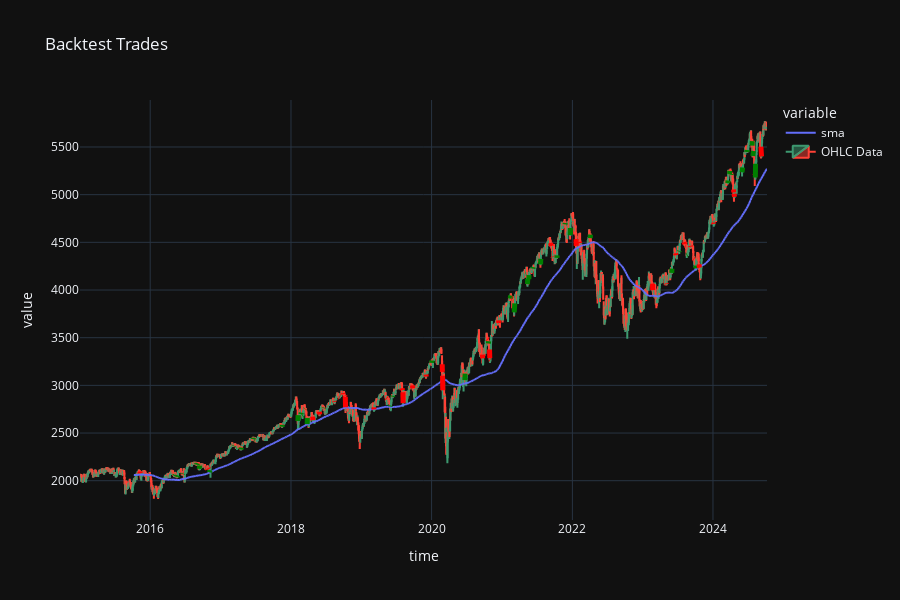

Here is the notebook cell this chart was saved with:
### Code cell
backtest_fig = bt.visualize_backtest(indicators=['sma'])
backtest_fig

### Figure 1 — Plotly figure (JSON) as saved in the notebook; plotly's stock layout.template omitted (floating-point values rounded to 4 significant figures; data arrays with more than 128 entries replaced by an {"elided": "..."} marker saying what was removed)
{"data": [{"hovertemplate": "variable=sma<br>time=%{x}<br>value=%{y}<extra></extra>", "legendgroup": "sma", "line": {"color": "#636efa", "dash": "solid"}, "marker": {"symbol": "circle"}, "mode": "lines", "name": "sma", "showlegend": true, "x": {"elided": "2522 str values"}, "xaxis": "x", "y": {"elided": "2522 float values"}, "yaxis": "y", "type": "scattergl"}, {"close": {"elided": "2522 float values"}, "high": {"elided": "2522 float values"}, "low": {"elided": "2522 float values"}, "name": "OHLC Data", "open": {"elided": "2522 float values"}, "x": {"elided": "2522 str values"}, "type": "candlestick"}], "layout": {"xaxis": {"anchor": "y", "domain": [0.0, 1.0], "title": {"text": "time"}, "rangeslider": {"visible": false}}, "yaxis": {"anchor": "x", "domain": [0.0, 1.0], "title": {"text": "value"}}, "legend": {"title": {"text": "variable"}, "tracegroupgap": 0}, "title": {"text": "Backtest Trades"}, "height": 600, "shapes": [{"line": {"color": "red", "width": 5}, "type": "line", "x0": "2015-11-09T00:00:00", "x1": "2015-11-10T00:00:00", "y0": 2098.0, "y1": 2078.0}, {"line": {"color": "green", "width": 5}, "type": "line", "x0": "2016-05-06T00:00:00", "x1": "2016-05-09T00:00:00", "y0": 2049.0, "y1": 2059.0}, {"line": {"color": "green", "width": 5}, "type": "line", "x0": "2016-05-20T00:00:00", "x1": "2016-05-23T00:00:00", "y0": 2042.0, "y1": 2056.0}, {"line": {"color": "red", "width": 5}, "type": "line", "x0": "2016-06-14T00:00:00", "x1": "2016-06-15T00:00:00", "y0": 2076.0, "y1": 2073.0}, {"line": {"color": "green", "width": 5}, "type": "line", "x0": "2016-06-16T00:00:00", "x1": "2016-06-17T00:00:00", "y0": 2070.0, "y1": 2077.0}, {"line": {"color": "green", "width": 5}, "type": "line", "x0": "2016-08-29T00:00:00", "x1": "2016-08-30T00:00:00", "y0": 2169.0, "y1": 2181.0}, {"line": {"color": "green", "width": 5}, "type": "line", "x0": "2016-09-02T00:00:00", "x1": "2016-09-05T00:00:00", "y0": 2168.0, "y1": 2180.0}, {"line": {"color": "green", "width": 5}, "type": "line", "x0": "2016-09-12T00:00:00", "x1": "2016-09-13T00:00:00", "y0": 2123.0, "y1": 2158.0}, {"line": {"color": "red", "width": 5}, "type": "line", "x0": "2016-10-14T00:00:00", "x1": "2016-10-17T00:00:00", "y0": 2132.0, "y1": 2132.0}, {"line": {"color": "red", "width": 5}, "type": "line", "x0": "2016-10-28T00:00:00", "x1": "2016-10-31T00:00:00", "y0": 2133.0, "y1": 2121.0}, {"line": {"color": "green", "width": 5}, "type": "line", "x0": "2016-11-04T00:00:00", "x1": "2016-11-07T00:00:00", "y0": 2088.0, "y1": 2112.0}, {"line": {"color": "green", "width": 5}, "type": "line", "x0": "2017-03-09T00:00:00", "x1": "2017-03-10T00:00:00", "y0": 2364.0, "y1": 2367.0}, {"line": {"color": "green", "width": 5}, "type": "line", "x0": "2017-03-22T00:00:00", "x1": "2017-03-23T00:00:00", "y0": 2345.0, "y1": 2346.0}, {"line": {"color": "green", "width": 5}, "type": "line", "x0": "2017-04-17T00:00:00", "x1": "2017-04-18T00:00:00", "y0": 2328.0, "y1": 2348.0}, {"line": {"color": "green", "width": 5}, "type": "line", "x0": "2017-06-19T00:00:00", "x1": "2017-06-20T00:00:00", "y0": 2436.0, "y1": 2450.0}, {"line": {"color": "green", "width": 5}, "type": "line", "x0": "2017-06-23T00:00:00", "x1": "2017-06-26T00:00:00", "y0": 2434.0, "y1": 2435.0}, {"line": {"color": "red", "width": 5}, "type": "line", "x0": "2017-07-31T00:00:00", "x1": "2017-08-01T00:00:00", "y0": 2471.0, "y1": 2470.0}, {"line": {"color": "red", "width": 5}, "type": "line", "x0": "2017-09-26T00:00:00", "x1": "2017-09-27T00:00:00", "y0": 2500.0, "y1": 2497.0}, {"line": {"color": "red", "width": 5}, "type": "line", "x0": "2017-11-14T00:00:00", "x1": "2017-11-15T00:00:00", "y0": 2582.0, "y1": 2578.0}, {"line": {"color": "green", "width": 5}, "type": "line", "x0": "2017-11-16T00:00:00", "x1": "2017-11-17T00:00:00", "y0": 2565.0, "y1": 2585.0}, {"line": {"color": "green", "width": 5}, "type": "line", "x0": "2018-02-06T00:00:00", "x1": "2018-02-07T00:00:00", "y0": 2626.0, "y1": 2687.0}, {"line": {"color": "green", "width": 5}, "type": "line", "x0": "2018-02-22T00:00:00", "x1": "2018-02-23T00:00:00", "y0": 2699.0, "y1": 2713.0}, {"line": {"color": "green", "width": 5}, "type": "line", "x0": "2018-03-02T00:00:00", "x1": "2018-03-05T00:00:00", "y0": 2679.0, "y1": 2684.0}, {"line": {"color": "green", "width": 5}, "type": "line", "x0": "2018-03-15T00:00:00", "x1": "2018-03-16T00:00:00", "y0": 2750.0, "y1": 2753.0}, {"line": {"color": "green", "width": 5}, "type": "line", "x0": "2018-03-26T00:00:00", "x1": "2018-03-27T00:00:00", "y0": 2594.0, "y1": 2658.0}, {"line": {"color": "red", "width": 5}, "type": "line", "x0": "2018-04-24T00:00:00", "x1": "2018-04-25T00:00:00", "y0": 2672.0, "y1": 2636.0}, {"line": {"color": "red", "width": 5}, "type": "line", "x0": "2018-05-29T00:00:00", "x1": "2018-05-30T00:00:00", "y0": 2723.0, "y1": 2694.0}, {"line": {"color": "green", "width": 5}, "type": "line", "x0": "2018-06-20T00:00:00", "x1": "2018-06-21T00:00:00", "y0": 2762.0, "y1": 2768.0}, {"line": {"color": "red", "width": 5}, "type": "line", "x0": "2018-08-13T00:00:00", "x1": "2018-08-14T00:00:00", "y0": 2835.0, "y1": 2826.0}, {"line": {"color": "red", "width": 5}, "type": "line", "x0": "2018-09-07T00:00:00", "x1": "2018-09-10T00:00:00", "y0": 2877.0, "y1": 2873.0}, {"line": {"color": "red", "width": 5}, "type": "line", "x0": "2018-09-26T00:00:00", "x1": "2018-09-27T00:00:00", "y0": 2918.0, "y1": 2906.0}, {"line": {"color": "red", "width": 5}, "type": "line", "x0": "2018-10-08T00:00:00", "x1": "2018-10-09T00:00:00", "y0": 2894.0, "y1": 2887.0}, {"line": {"color": "red", "width": 5}, "type": "line", "x0": "2018-10-10T00:00:00", "x1": "2018-10-11T00:00:00", "y0": 2881.0, "y1": 2771.0}, {"line": {"color": "red", "width": 5}, "type": "line", "x0": "2019-03-07T00:00:00", "x1": "2019-03-08T00:00:00", "y0": 2769.0, "y1": 2748.0}, {"line": {"color": "red", "width": 5}, "type": "line", "x0": "2019-05-10T00:00:00", "x1": "2019-05-13T00:00:00", "y0": 2867.0, "y1": 2861.0}, {"line": {"color": "green", "width": 5}, "type": "line", "x0": "2019-05-30T00:00:00", "x1": "2019-05-31T00:00:00", "y0": 2779.0, "y1": 2789.0}, {"line": {"color": "green", "width": 5}, "type": "line", "x0": "2019-06-13T00:00:00", "x1": "2019-06-14T00:00:00", "y0": 2881.0, "y1": 2892.0}, {"line": {"color": "red", "width": 5}, "type": "line", "x0": "2019-08-01T00:00:00", "x1": "2019-08-02T00:00:00", "y0": 2970.0, "y1": 2949.0}, {"line": {"color": "red", "width": 5}, "type": "line", "x0": "2019-08-05T00:00:00", "x1": "2019-08-06T00:00:00", "y0": 2928.0, "y1": 2813.0}, {"line": {"color": "red", "width": 5}, "type": "line", "x0": "2019-09-24T00:00:00", "x1": "2019-09-25T00:00:00", "y0": 3001.0, "y1": 2969.0}, {"line": {"color": "red", "width": 5}, "type": "line", "x0": "2019-12-03T00:00:00", "x1": "2019-12-04T00:00:00", "y0": 3115.0, "y1": 3092.0}, {"line": {"color": "green", "width": 5}, "type": "line", "x0": "2020-01-02T00:00:00", "x1": "2020-01-03T00:00:00", "y0": 3235.0, "y1": 3260.0}, {"line": {"color": "red", "width": 5}, "type": "line", "x0": "2020-02-25T00:00:00", "x1": "2020-02-26T00:00:00", "y0": 3221.0, "y1": 3142.0}, {"line": {"color": "red", "width": 5}, "type": "line", "x0": "2020-02-27T00:00:00", "x1": "2020-02-28T00:00:00", "y0": 3100.0, "y1": 2949.0}, {"line": {"color": "green", "width": 5}, "type": "line", "x0": "2020-06-22T00:00:00", "x1": "2020-06-23T00:00:00", "y0": 3055.0, "y1": 3123.0}, {"line": {"color": "red", "width": 5}, "type": "line", "x0": "2020-09-21T00:00:00", "x1": "2020-09-22T00:00:00", "y0": 3323.0, "y1": 3282.0}, {"line": {"color": "red", "width": 5}, "type": "line", "x0": "2020-10-16T00:00:00", "x1": "2020-10-19T00:00:00", "y0": 3487.0, "y1": 3480.0}, {"line": {"color": "red", "width": 5}, "type": "line", "x0": "2020-10-20T00:00:00", "x1": "2020-10-21T00:00:00", "y0": 3445.0, "y1": 3443.0}, {"line": {"color": "green", "width": 5}, "type": "line", "x0": "2020-10-22T00:00:00", "x1": "2020-10-23T00:00:00", "y0": 3438.0, "y1": 3463.0}, {"line": {"color": "red", "width": 5}, "type": "line", "x0": "2020-10-28T00:00:00", "x1": "2020-10-29T00:00:00", "y0": 3377.0, "y1": 3285.0}, {"line": {"color": "red", "width": 5}, "type": "line", "x0": "2020-10-30T00:00:00", "x1": "2020-11-02T00:00:00", "y0": 3274.0, "y1": 3270.0}, {"line": {"color": "red", "width": 5}, "type": "line", "x0": "2020-12-14T00:00:00", "x1": "2020-12-15T00:00:00", "y0": 3681.0, "y1": 3652.0}, {"line": {"color": "green", "width": 5}, "type": "line", "x0": "2021-02-12T00:00:00", "x1": "2021-02-15T00:00:00", "y0": 3910.0, "y1": 3942.0}, {"line": {"color": "red", "width": 5}, "type": "line", "x0": "2021-02-19T00:00:00", "x1": "2021-02-22T00:00:00", "y0": 3913.0, "y1": 3912.0}, {"line": {"color": "red", "width": 5}, "type": "line", "x0": "2021-02-23T00:00:00", "x1": "2021-02-24T00:00:00", "y0": 3883.0, "y1": 3880.0}, {"line": {"color": "green", "width": 5}, "type": "line", "x0": "2021-03-05T00:00:00", "x1": "2021-03-08T00:00:00", "y0": 3766.0, "y1": 3859.0}, {"line": {"color": "green", "width": 5}, "type": "line", "x0": "2021-05-05T00:00:00", "x1": "2021-05-06T00:00:00", "y0": 4166.0, "y1": 4167.0}, {"line": {"color": "green", "width": 5}, "type": "line", "x0": "2021-05-13T00:00:00", "x1": "2021-05-14T00:00:00", "y0": 4061.0, "y1": 4116.0}, {"line": {"color": "green", "width": 5}, "type": "line", "x0": "2021-05-20T00:00:00", "x1": "2021-05-21T00:00:00", "y0": 4113.0, "y1": 4157.0}, {"line": {"color": "green", "width": 5}, "type": "line", "x0": "2021-06-10T00:00:00", "x1": "2021-06-11T00:00:00", "y0": 4224.0, "y1": 4240.0}, {"line": {"color": "green", "width": 5}, "type": "line", "x0": "2021-07-20T00:00:00", "x1": "2021-07-21T00:00:00", "y0": 4269.0, "y1": 4327.0}, {"line": {"color": "red", "width": 5}, "type": "line", "x0": "2021-09-10T00:00:00", "x1": "2021-09-13T00:00:00", "y0": 4492.0, "y1": 4462.0}, {"line": {"color": "red", "width": 5}, "type": "line", "x0": "2021-09-21T00:00:00", "x1": "2021-09-22T00:00:00", "y0": 4353.0, "y1": 4347.0}, {"line": {"color": "green", "width": 5}, "type": "line", "x0": "2021-10-13T00:00:00", "x1": "2021-10-14T00:00:00", "y0": 4337.0, "y1": 4364.0}, {"line": {"color": "green", "width": 5}, "type": "line", "x0": "2021-11-24T00:00:00", "x1": "2021-11-25T00:00:00", "y0": 4689.0, "y1": 4703.0}, {"line": {"color": "green", "width": 5}, "type": "line", "x0": "2021-12-21T00:00:00", "x1": "2021-12-22T00:00:00", "y0": 4577.0, "y1": 4651.0}, {"line": {"color": "red", "width": 5}, "type": "line", "x0": "2022-01-20T00:00:00", "x1": "2022-01-21T00:00:00", "y0": 4534.0, "y1": 4462.0}, {"line": {"color": "red", "width": 5}, "type": "line", "x0": "2022-02-07T00:00:00", "x1": "2022-02-08T00:00:00", "y0": 4505.0, "y1": 4492.0}, {"line": {"color": "green", "width": 5}, "type": "line", "x0": "2022-04-04T00:00:00", "x1": "2022-04-05T00:00:00", "y0": 4544.0, "y1": 4581.0}, {"line": {"color": "red", "width": 5}, "type": "line", "x0": "2023-02-21T00:00:00", "x1": "2023-02-22T00:00:00", "y0": 4067.0, "y1": 4000.0}, {"line": {"color": "red", "width": 5}, "type": "line", "x0": "2023-05-04T00:00:00", "x1": "2023-05-05T00:00:00", "y0": 4071.0, "y1": 4062.0}, {"line": {"color": "green", "width": 5}, "type": "line", "x0": "2023-06-01T00:00:00", "x1": "2023-06-02T00:00:00", "y0": 4180.0, "y1": 4224.0}, {"line": {"color": "red", "width": 5}, "type": "line", "x0": "2023-06-21T00:00:00", "x1": "2023-06-22T00:00:00", "y0": 4386.0, "y1": 4366.0}, {"line": {"color": "green", "width": 5}, "type": "line", "x0": "2023-07-10T00:00:00", "x1": "2023-07-11T00:00:00", "y0": 4403.0, "y1": 4410.0}, {"line": {"color": "red", "width": 5}, "type": "line", "x0": "2023-08-04T00:00:00", "x1": "2023-08-07T00:00:00", "y0": 4502.0, "y1": 4481.0}, {"line": {"color": "red", "width": 5}, "type": "line", "x0": "2023-08-11T00:00:00", "x1": "2023-08-14T00:00:00", "y0": 4470.0, "y1": 4468.0}, {"line": {"color": "green", "width": 5}, "type": "line", "x0": "2023-08-18T00:00:00", "x1": "2023-08-21T00:00:00", "y0": 4365.0, "y1": 4369.0}, {"line": {"color": "red", "width": 5}, "type": "line", "x0": "2023-09-07T00:00:00", "x1": "2023-09-08T00:00:00", "y0": 4464.0, "y1": 4454.0}, {"line": {"color": "red", "width": 5}, "type": "line", "x0": "2023-09-22T00:00:00", "x1": "2023-09-25T00:00:00", "y0": 4328.0, "y1": 4324.0}, {"line": {"color": "green", "width": 5}, "type": "line", "x0": "2023-10-04T00:00:00", "x1": "2023-10-05T00:00:00", "y0": 4227.0, "y1": 4256.0}, {"line": {"color": "red", "width": 5}, "type": "line", "x0": "2023-10-20T00:00:00", "x1": "2023-10-23T00:00:00", "y0": 4270.0, "y1": 4233.0}, {"line": {"color": "red", "width": 5}, "type": "line", "x0": "2024-01-04T00:00:00", "x1": "2024-01-05T00:00:00", "y0": 4708.0, "y1": 4693.0}, {"line": {"color": "green", "width": 5}, "type": "line", "x0": "2024-03-18T00:00:00", "x1": "2024-03-19T00:00:00", "y0": 5121.0, "y1": 5149.0}, {"line": {"color": "green", "width": 5}, "type": "line", "x0": "2024-03-27T00:00:00", "x1": "2024-03-28T00:00:00", "y0": 5217.0, "y1": 5249.0}, {"line": {"color": "green", "width": 5}, "type": "line", "x0": "2024-04-03T00:00:00", "x1": "2024-04-04T00:00:00", "y0": 5209.0, "y1": 5219.0}, {"line": {"color": "red", "width": 5}, "type": "line", "x0": "2024-04-17T00:00:00", "x1": "2024-04-18T00:00:00", "y0": 5055.0, "y1": 5024.0}, {"line": {"color": "red", "width": 5}, "type": "line", "x0": "2024-04-19T00:00:00", "x1": "2024-04-22T00:00:00", "y0": 5010.0, "y1": 4977.0}, {"line": {"color": "green", "width": 5}, "type": "line", "x0": "2024-05-31T00:00:00", "x1": "2024-06-03T00:00:00", "y0": 5236.0, "y1": 5285.0}, {"line": {"color": "green", "width": 5}, "type": "line", "x0": "2024-06-25T00:00:00", "x1": "2024-06-26T00:00:00", "y0": 5448.0, "y1": 5469.0}, {"line": {"color": "green", "width": 5}, "type": "line", "x0": "2024-07-22T00:00:00", "x1": "2024-07-23T00:00:00", "y0": 5514.0, "y1": 5562.0}, {"line": {"color": "green", "width": 5}, "type": "line", "x0": "2024-07-26T00:00:00", "x1": "2024-07-29T00:00:00", "y0": 5406.0, "y1": 5458.0}, {"line": {"color": "red", "width": 5}, "type": "line", "x0": "2024-08-06T00:00:00", "x1": "2024-08-07T00:00:00", "y0": 5221.0, "y1": 5214.0}, {"line": {"color": "green", "width": 5}, "type": "line", "x0": "2024-08-08T00:00:00", "x1": "2024-08-09T00:00:00", "y0": 5181.0, "y1": 5324.0}, {"line": {"color": "red", "width": 5}, "type": "line", "x0": "2024-09-06T00:00:00", "x1": "2024-09-09T00:00:00", "y0": 5503.0, "y1": 5400.0}]}}
